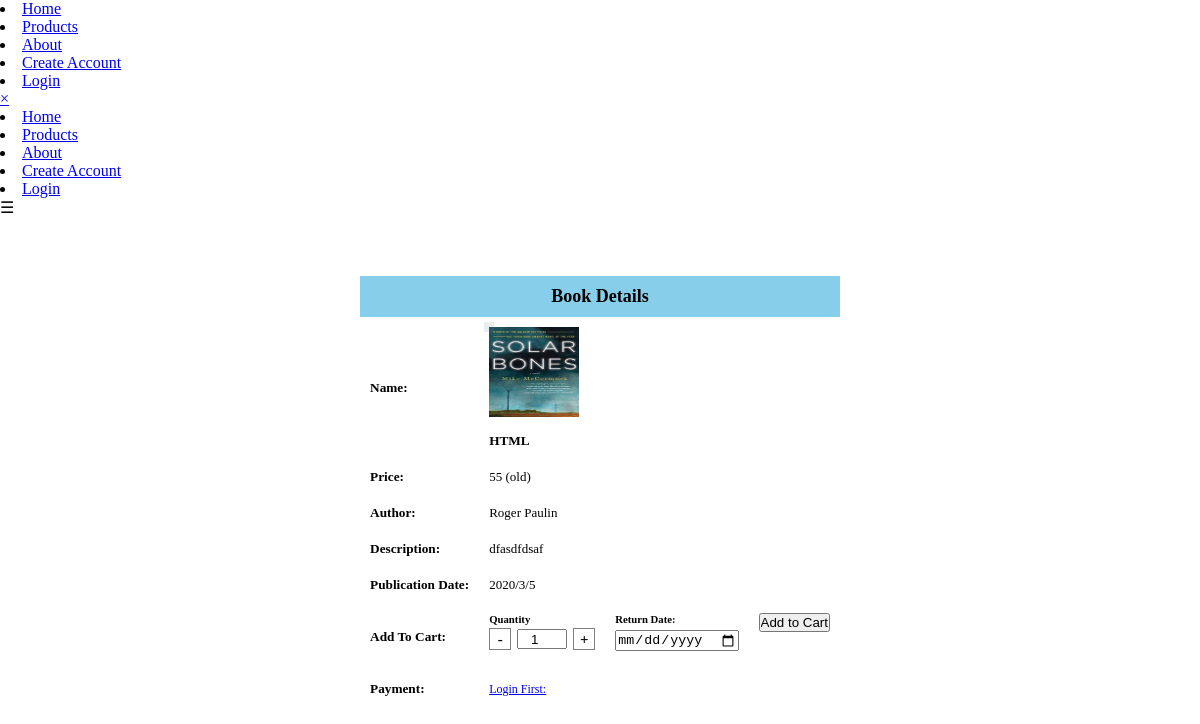
Screenshot of /purchase.php?id=23 with the database file from the repository.
### tables this page shows
CREATE TABLE `books` (
  `book_id` int(11) NOT NULL,
  `book_title` varchar(100) NOT NULL,
  `book_price` int(120) NOT NULL,
  `book_desc` text NOT NULL,
  `book_date` varchar(100) NOT NULL,
  `book_img` varchar(256) NOT NULL,
  `book_author` varchar(100) NOT NULL DEFAULT 'admin',
  `book_catag` varchar(100) NOT NULL,
  `book_type` varchar(10) NOT NULL
);

### purchase.php (the view, shortened to what this page needs)
<?php
include_once('./includes/navbar.php');
$sql ="SELECT * FROM  books WHERE book_id='{$_SESSION['book_id']}';";
$result = $conn->query($sql);
$row = $result->fetch_assoc();
?>
<head>
</head>
<body>
<div class="selected_book" >
<table style="border-collapse: collapse; text-align: left;margin-top:24px ">
  <thead>
    <tr>
      <th colspan="2" style="background-color: skyblue; padding: 10px; font-size: 18px; text-align: center;">
        Book Details
      </th>
    </tr>
  </thead>
  <tbody>
    <tr>
      <td style="padding: 10px; font-weight: bold;"><h5> Name:</h5></td>
      <td style="padding: 10px;"><h5 style="margin: 0;position:relative">
      <div class="img-magnifier-container">
<img id='image-pr' src="admin/upload/<?php echo $row['book_img'] ?>" style="height:90px;width:90px" alt="product-img">
</div>
<br>
<?php echo $row['book_title'] ?>
    </h5></td>
    </tr>
    <tr>
      <td style="padding: 10px; font-weight: bold;"><h5> Price:</h5></td>
      <td style="padding: 10px;"><p style="margin: 0;font-size:13px"><?php echo $row['book_price']." "."(".$row['book_type'].")" ?>
    </p></td>
    </tr>
    <tr>
      <td style="padding: 10px; font-weight: bold;"><h5> Author:</h5></td>
      <td style="padding: 10px;"><p style="margin: 0;font-size:13px"><?php echo $row['book_author'] ?></p></td>
    </tr>
    <tr>
      <td style="padding: 10px; font-weight: bold;"><h5>Description:</h5></td>
      <td style="padding: 10px;"><p style="margin: 0;font-size:13px;width:60%"><?php echo $row['book_desc'] ?></p></td>
      <tr>
      <td style="padding: 10px; font-weight: bold;"><h5>Publication Date:</h5></td>
      <td style="padding: 10px;"><p style="margin: 0;font-size:13px"><?php echo $row['book_date'] ?></p></td>
    </tr>
    </tr>
    <tr>
    <td style="padding: 10px; font-weight: bold;"><h5>Add To Cart:</h5></td>
      <td style="padding: 10px;"><h4 style="margin: 0;">
      <form style='display:flex;gap:20px' action="<?php echo $_SERVER['PHP_SELF']; ?> " method="post">
      <div >
      <h6 class="section-title">Quantity</h6>
   <div class='quantityDiv'>
   <span class="IncDec"  onclick="decQuantity()">-</span>
    <input id='quantity' name='quantity'  type="number" value='1' autocomplete="off">
    <span class="IncDec"  onclick="incQuantity()" >+</span>
   </div>
</div>
<div >
<h6 class="section-title" style='margin-bottom:5px'>Return Date:</h6>
<input type="date" name='return_date_cart' id='returnDate' style='margin-bottom:10px' required>
</div>
<div class="btn-pr">
<?php if(isset($_SESSION['id'])&& isset($_POST['return_date_cart'])){
  echo "<input type='submit'  value='Add to Cart' name='addCart'></input>";
}else{
  echo " <input type='submit'  value='Add to Cart' name='addCart'></input>  ";
}?>
</div>
</form>
    </h4></td>
    </tr>
    <?php
if(isset($_SESSION['id'])){?>
<form  method="POST">
    <tr>
      <td style="padding: 10px; font-weight: bold;"><h5> Return Duration:</h5></td>
      <td style="padding: 10px;">
      <h6 class="section-title" style='margin-bottom:5px'>I will return on:</h6>
      <input type="date" name='return_date' id='#dateInput'  required> <br> <br>
      <hr>
      <br>
      <span style='padding-right:20px;font-size:14px'>
       Charge rate:
</span>
      <span style='padding-right:10px ;font-size:12px;text-decoration:underline'>(1 Month):25%</span>
      <span style='padding-right:10px ;font-size:12px;text-decoration:underline'>(3 Months):35%</span>
      <span style='padding-right:10px ;font-size:12px;text-decoration:underline'>(6 Months):45%</span>
      <span style='padding-right:10px ;font-size:12px;text-decoration:underline'>
        <span >(1 Year):50%</span>
      </span>
<span style='padding-left:20px;font-size:14px'>
       Penalties: <span style="font-size:12px;text-decoration:underline">(2x Charge rate)</span>
</span>
    </td>
    </tr>
    <tr>
    <tr>
    <td style="padding: 10px; font-weight: bold;"><h5>Payment:</h5></td>
    <td style="padding: 10px;display:flex;"><div style="margin: 0;font-size:12px">
    <p style="margin: 0;font-size:12px;margin-bottom:2px;">
(Rent 1 Book at a Time)
</p>
  <button type='submit' name='pay' style='border-radius:5px;background:skyblue;width:118px;height:30px;border:none;cursor:pointer;color:white' id='#pay'>Proceed</button>
</div>
  </form>
<?php
}else echo '   <td style="padding: 10px; font-weight: bold;"><h5>Payment:</h5></td>
<td style="padding: 10px"><a href="./login.php" style="margin: 0;font-size:12px">Login First:</a>'
  ?>
  </h6></td>
  </tbody>
</table>
</div>
</body>

### purchase.php (style rules this page uses)
* { margin:0;padding:0; }
.selected_book { display:flex; justify-content:center; align-items:center; margin-top:35px; }
.img-magnifier-container { position:relative; }
.quantityDiv { display:flex; align-items:center; gap:6px; margin:3px 0px; color:black; }
.section-title { margin:0; padding:0; }
.incDec { font-weight:large; font-size:15px; cursor:pointer; border:1px solid grey; width:20px; height:20px; display:flex; align-items:center; justify-content:center; }
#quantity { display:flex; align-items:center; justify-content:center; width:50px; height:20px; text-align:center; }

### rows the page displays
books: book_img (picture), book_title "HTML", book_price "55", book_type "old", book_author "Roger Paulin", book_desc "dfasdfdsaf", book_date "2020/3/5"
